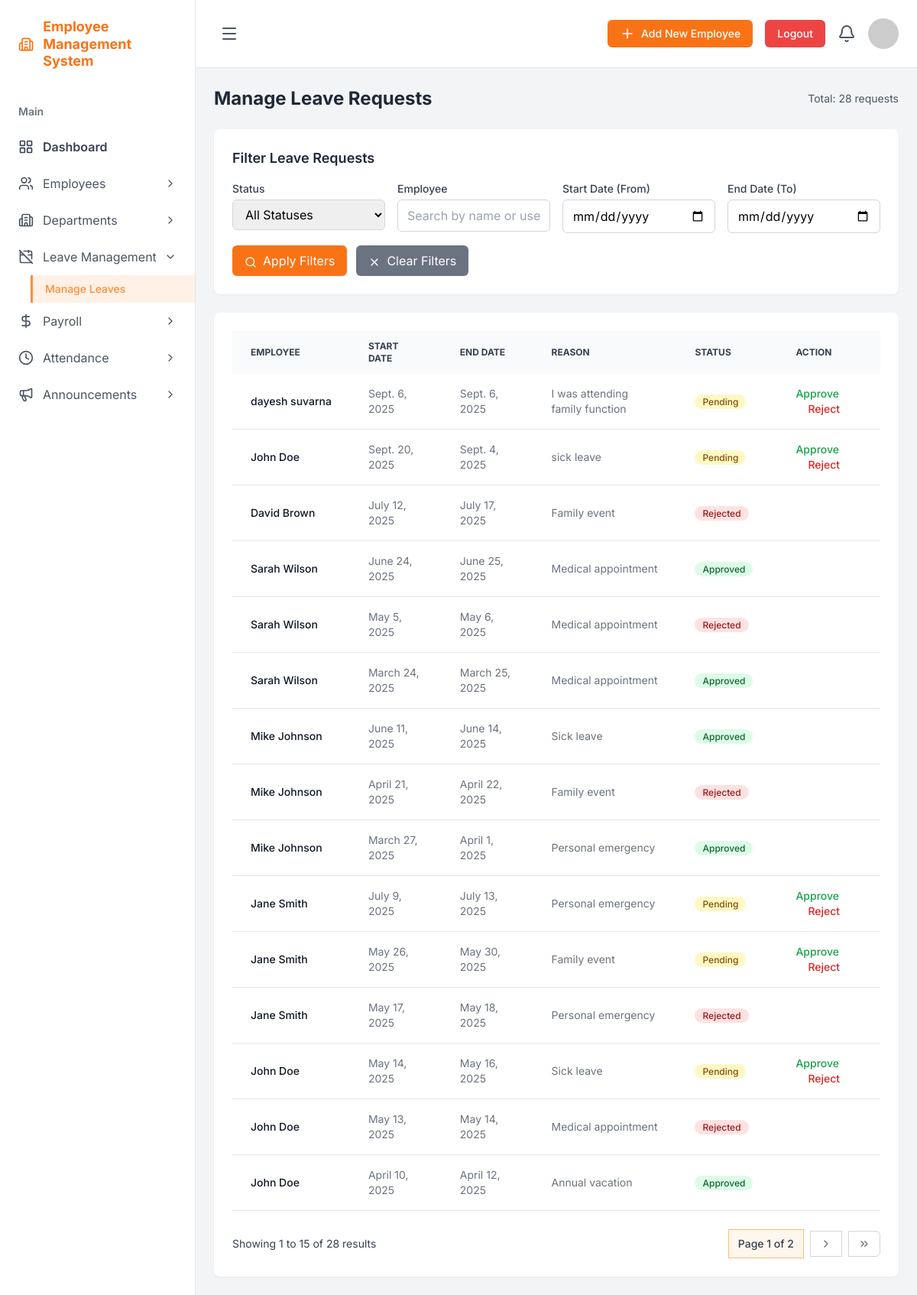
The app's page /dashboard/admin/leaves/ (signed in) with its own data.
### core/models.py (models this page shows, shortened)
class Leave(models.Model):
    STATUS_CHOICES = (
        ('PENDING', 'Pending'),
        ('APPROVED', 'Approved'),
        ('REJECTED', 'Rejected'),
    )
    employee = models.ForeignKey(settings.AUTH_USER_MODEL, on_delete=models.CASCADE)
    start_date = models.DateField()
    end_date = models.DateField()
    reason = models.CharField(max_length=500)
    status = models.CharField(max_length=10, choices=STATUS_CHOICES, default='PENDING')

class User(AbstractUser):
    ROLE_CHOICES = (
        ('ADMIN', 'Admin'),
        ('EMPLOYEE', 'Employee'),
    )
    role = models.CharField(max_length=10, choices=ROLE_CHOICES, default='EMPLOYEE')
    is_approved = models.BooleanField(default=False)
    department = models.ForeignKey(Department, on_delete=models.SET_NULL, null=True, blank=True)
    salary = models.DecimalField(max_digits=10, decimal_places=2, null=True, blank=True)
    birthday = models.DateField(null=True, blank=True)
    experience = models.PositiveIntegerField(null=True, blank=True, help_text="Experience in years")
    date_of_joining = models.DateField(null=True, blank=True)
    objects = CustomUserManager()
    groups = models.ManyToManyField(
        Group,
        verbose_name='groups',
        blank=True,
        help_text='The groups this user belongs to. A user will get all permissions granted to each of their groups.',
        related_name="custom_user_set",  # Unique related_name
        related_query_name="user",
    )
    user_permissions = models.ManyToManyField(
        Permission,
        verbose_name='user permissions',
        blank=True,
        help_text='Specific permissions for this user.',
        related_name="custom_user_permissions_set",  # Unique related_name
        related_query_name="user",
    )

### core/views.py (the view, shortened to what this page needs)
# urls.py: path('dashboard/admin/leaves/', AdminLeaveManageView.as_view(), name='admin_manage_leaves'),
class AdminLeaveManageView(AdminRequiredMixin, ListView):
    model = Leave
    template_name = 'admin_manage_leaves.html'
    context_object_name = 'leaves'
    paginate_by = 15
    ordering = ['-id']  # Newest first (by ID, which is auto-incrementing)
    def get_queryset(self):
        queryset = Leave.objects.select_related('employee').order_by('-id')
        status = self.request.GET.get('status')
        if status and status in ['PENDING', 'APPROVED', 'REJECTED']:
            queryset = queryset.filter(status=status)
        employee_name = self.request.GET.get('employee')
        if employee_name:
            queryset = queryset.filter(
                models.Q(employee__first_name__icontains=employee_name) |
                models.Q(employee__last_name__icontains=employee_name) |
                models.Q(employee__username__icontains=employee_name)
            )
        start_date = self.request.GET.get('start_date')
        end_date = self.request.GET.get('end_date')
        return queryset
    def get_context_data(self, **kwargs):
        context = super().get_context_data(**kwargs)
        context['current_status'] = self.request.GET.get('status', '')
        context['current_employee'] = self.request.GET.get('employee', '')
        context['current_start_date'] = self.request.GET.get('start_date', '')
        context['current_end_date'] = self.request.GET.get('end_date', '')
        context['status_choices'] = [
            ('', 'All Statuses'),
            ('PENDING', 'Pending'),
            ('APPROVED', 'Approved'),
            ('REJECTED', 'Rejected'),
        ]
        return context

### core/views.py (called while the page is built)
    def dispatch(self, request, *args, **kwargs):
        if not request.user.is_authenticated:
            return self.handle_no_permission()
        if not (request.user.is_superuser or request.user.role == 'ADMIN'):
            return redirect('employee_dashboard')
        return super().dispatch(request, *args, **kwargs)

### templates/admin_manage_leaves.html (shortened to what this page needs)
{% extends 'base_admin.html' %}
{% block content %}
<div class="p-6">
    <div class="flex justify-between items-center mb-6">
        <h2 class="text-2xl font-bold text-gray-800">Manage Leave Requests</h2>
        <div class="text-sm text-gray-600">
            Total: {{ paginator.count }} requests
        </div>
    </div>
    <div class="bg-white p-6 rounded-lg shadow-sm mb-6">
        <h3 class="text-lg font-semibold text-gray-800 mb-4">Filter Leave Requests</h3>
        <form method="get" class="grid grid-cols-1 md:grid-cols-2 lg:grid-cols-4 gap-4">
            <div>
                <label for="status" class="block text-sm font-medium text-gray-700 mb-1">Status</label>
                <select name="status" id="status" class="w-full px-3 py-2 border border-gray-300 rounded-md focus:outline-none focus:ring-2 focus:ring-orange-500 focus:border-orange-500">
                    {% for value, label in status_choices %}
                        <option value="{{ value }}" {% if current_status == value %}selected{% endif %}>{{ label }}</option>
                    {% endfor %}
                </select>
            </div>
            <div>
                <label for="employee" class="block text-sm font-medium text-gray-700 mb-1">Employee</label>
                <input type="text" name="employee" id="employee" value="{{ current_employee }}"
                       placeholder="Search by name or username"
                       class="w-full px-3 py-2 border border-gray-300 rounded-md focus:outline-none focus:ring-2 focus:ring-orange-500 focus:border-orange-500">
            </div>
            <div>
                <label for="start_date" class="block text-sm font-medium text-gray-700 mb-1">Start Date (From)</label>
                <input type="date" name="start_date" id="start_date" value="{{ current_start_date }}"
                       class="w-full px-3 py-2 border border-gray-300 rounded-md focus:outline-none focus:ring-2 focus:ring-orange-500 focus:border-orange-500">
            </div>
            <div>
                <label for="end_date" class="block text-sm font-medium text-gray-700 mb-1">End Date (To)</label>
                <input type="date" name="end_date" id="end_date" value="{{ current_end_date }}"
                       class="w-full px-3 py-2 border border-gray-300 rounded-md focus:outline-none focus:ring-2 focus:ring-orange-500 focus:border-orange-500">
            </div>
            <div class="md:col-span-2 lg:col-span-4 flex space-x-3">
                <button type="submit" class="px-4 py-2 bg-orange-500 text-white rounded-md hover:bg-orange-600 focus:outline-none focus:ring-2 focus:ring-orange-500 focus:ring-offset-2 transition duration-150 ease-in-out">
                    <i data-lucide="search" class="w-4 h-4 inline mr-2"></i>Apply Filters
                </button>
                <a href="{% url 'admin_manage_leaves' %}" class="px-4 py-2 bg-gray-500 text-white rounded-md hover:bg-gray-600 focus:outline-none focus:ring-2 focus:ring-gray-500 focus:ring-offset-2 transition duration-150 ease-in-out">
                    <i data-lucide="x" class="w-4 h-4 inline mr-2"></i>Clear Filters
                </a>
            </div>
        </form>
    </div>
    <div class="bg-white p-6 rounded-lg shadow-sm">
        <table class="w-full text-sm text-left text-gray-500">
            <thead class="text-xs text-gray-700 uppercase bg-gray-50">
                <tr>
                    <th scope="col" class="px-6 py-3">Employee</th>
                    <th scope="col" class="px-6 py-3">Start Date</th>
                    <th scope="col" class="px-6 py-3">End Date</th>
                    <th scope="col" class="px-6 py-3">Reason</th>
                    <th scope="col" class="px-6 py-3">Status</th>
                    <th scope="col" class="px-6 py-3">Action</th>
                </tr>
            </thead>
            <tbody>
                {% for leave in leaves %}
                <tr class="bg-white border-b">
                    <td class="px-6 py-4 font-medium text-gray-900 whitespace-nowrap">{{ leave.employee.first_name }} {{ leave.employee.last_name }}</td>
                    <td class="px-6 py-4">{{ leave.start_date }}</td>
                    <td class="px-6 py-4">{{ leave.end_date }}</td>
                    <td class="px-6 py-4">{{ leave.reason }}</td>
                    <td class="px-6 py-4">
                        {% if leave.status == 'APPROVED' %}
                            <span class="bg-green-100 text-green-800 text-xs font-medium mr-2 px-2.5 py-0.5 rounded-full">Approved</span>
                        {% elif leave.status == 'REJECTED' %}
                            <span class="bg-red-100 text-red-800 text-xs font-medium mr-2 px-2.5 py-0.5 rounded-full">Rejected</span>
                        {% else %}
                            <span class="bg-yellow-100 text-yellow-800 text-xs font-medium mr-2 px-2.5 py-0.5 rounded-full">Pending</span>
                        {% endif %}
                    </td>
                    <td class="px-6 py-4">
                        {% if leave.status == 'PENDING' %}
                            <a href="{% url 'admin_approve_leave' leave.pk %}" class="font-medium text-green-600 hover:underline">Approve</a>
                            <a href="{% url 'admin_reject_leave' leave.pk %}" class="font-medium text-red-600 hover:underline ml-4">Reject</a>
                        {% endif %}
                    </td>
                </tr>
                {% empty %}
                <tr>
                    <td colspan="6" class="px-6 py-4 text-center text-gray-500">No leave requests found.</td>
                </tr>
                {% endfor %}
            </tbody>
        </table>
        {% if is_paginated %}
            <div class="mt-6 flex items-center justify-between">
                <div class="text-sm text-gray-700">
                    Showing {{ page_obj.start_index }} to {{ page_obj.end_index }} of {{ paginator.count }} results
                </div>
                <nav class="flex items-center space-x-2">
                    <span class="px-3 py-2 text-sm font-medium text-gray-700 bg-orange-50 border border-orange-300">
                        Page {{ page_obj.number }} of {{ paginator.num_pages }}
                    </span>
                    {% if page_obj.has_next %}
                        <a href="?page={{ page_obj.next_page_number }}"
                           class="px-3 py-2 text-sm font-medium text-gray-500 bg-white border border-gray-300 hover:bg-gray-50">
                            <i data-lucide="chevron-right" class="w-4 h-4"></i>
                        </a>
                        <a href="?page={{ paginator.num_pages }}"
                           class="px-3 py-2 text-sm font-medium text-gray-500 bg-white border border-gray-300 rounded-r-md hover:bg-gray-50">
                            <i data-lucide="chevrons-right" class="w-4 h-4"></i>
                        </a>
                    {% endif %}
                </nav>
            </div>
        {% endif %}
    </div>
</div>
{% endblock %}

### templates/base_admin.html (style rules this page uses)
body { font-family: 'Inter', sans-serif; background-color: #f3f4f6; }

### records on screen
Leave: employee.first_name "dayesh", employee.last_name "suvarna", start_date "Sept. 6, 2025", end_date "Sept. 6, 2025", reason "I was attending family function", status "Pending"
Leave: employee.first_name "John", employee.last_name "Doe", start_date "Sept. 20, 2025", end_date "Sept. 4, 2025", reason "sick leave", status "Pending"
Leave: employee.first_name "David", employee.last_name "Brown", start_date "July 12, 2025", end_date "July 17, 2025", reason "Family event", status "Rejected"
Leave: employee.first_name "Sarah", employee.last_name "Wilson", start_date "June 24, 2025", end_date "June 25, 2025", reason "Medical appointment", status "Approved"
Leave: employee.first_name "Sarah", employee.last_name "Wilson", start_date "May 5, 2025", end_date "May 6, 2025", reason "Medical appointment", status "Rejected"
Leave: employee.first_name "Sarah", employee.last_name "Wilson", start_date "March 24, 2025", end_date "March 25, 2025", reason "Medical appointment", status "Approved"
Leave: employee.first_name "Mike", employee.last_name "Johnson", start_date "June 11, 2025", end_date "June 14, 2025", reason "Sick leave", status "Approved"
Leave: employee.first_name "Mike", employee.last_name "Johnson", start_date "April 21, 2025", end_date "April 22, 2025", reason "Family event", status "Rejected"
Leave: employee.first_name "Mike", employee.last_name "Johnson", start_date "March 27, 2025", end_date "April 1, 2025", reason "Personal emergency", status "Approved"
Leave: employee.first_name "Jane", employee.last_name "Smith", start_date "July 9, 2025", end_date "July 13, 2025", reason "Personal emergency", status "Pending"
Leave: employee.first_name "Jane", employee.last_name "Smith", start_date "May 26, 2025", end_date "May 30, 2025", reason "Family event", status "Pending"
Leave: employee.first_name "Jane", employee.last_name "Smith", start_date "May 17, 2025", end_date "May 18, 2025", reason "Personal emergency", status "Rejected"
Leave: employee.first_name "John", employee.last_name "Doe", start_date "May 14, 2025", end_date "May 16, 2025", reason "Sick leave", status "Pending"
Leave: employee.first_name "John", employee.last_name "Doe", start_date "May 13, 2025", end_date "May 14, 2025", reason "Medical appointment", status "Rejected"
Leave: employee.first_name "John", employee.last_name "Doe", start_date "April 10, 2025", end_date "April 12, 2025", reason "Annual vacation", status "Approved"

### other values on screen
{{ paginator.count }} "28"
{{ page_obj.start_index }} "1"
{{ page_obj.end_index }} "15"
{{ page_obj.number }} "1"
{{ paginator.num_pages }} "2"
form field status "All Statuses"
